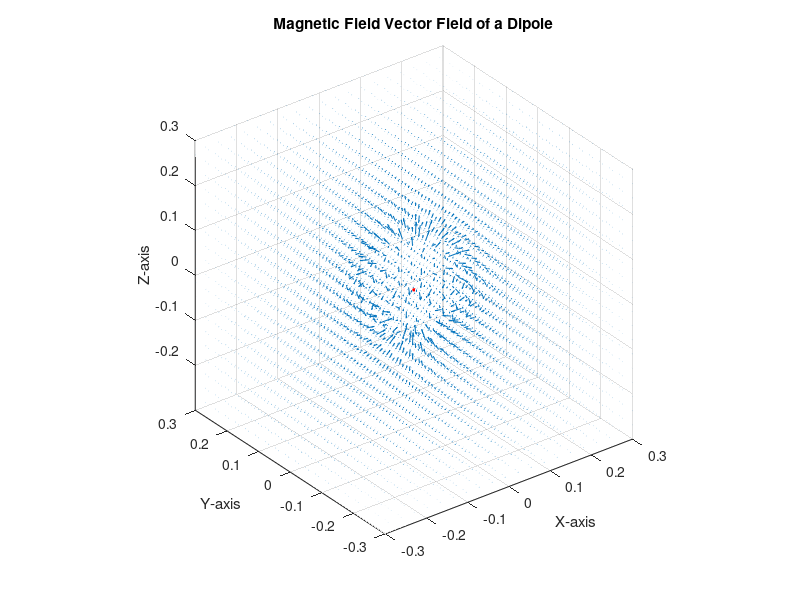
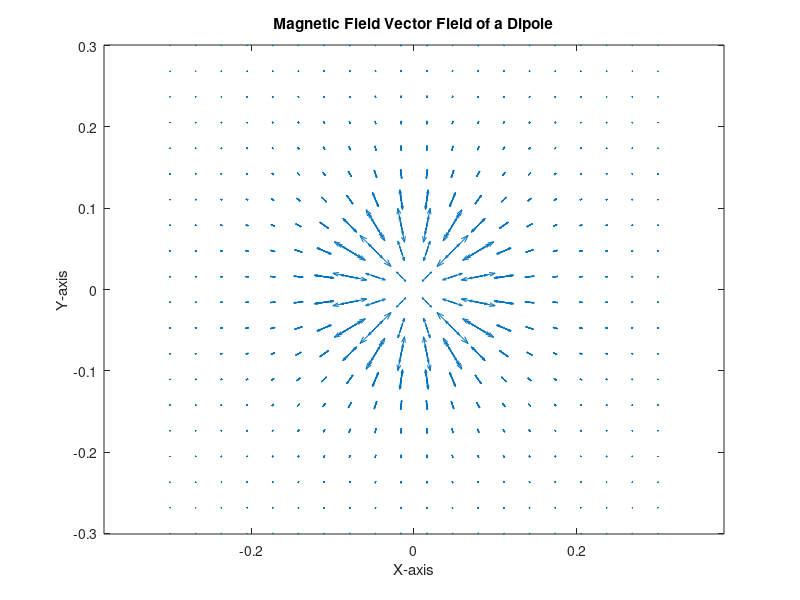
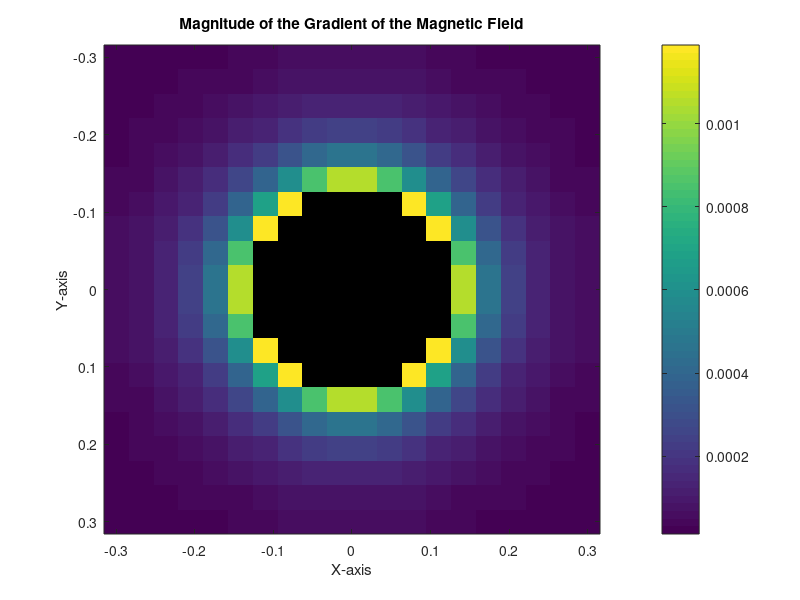
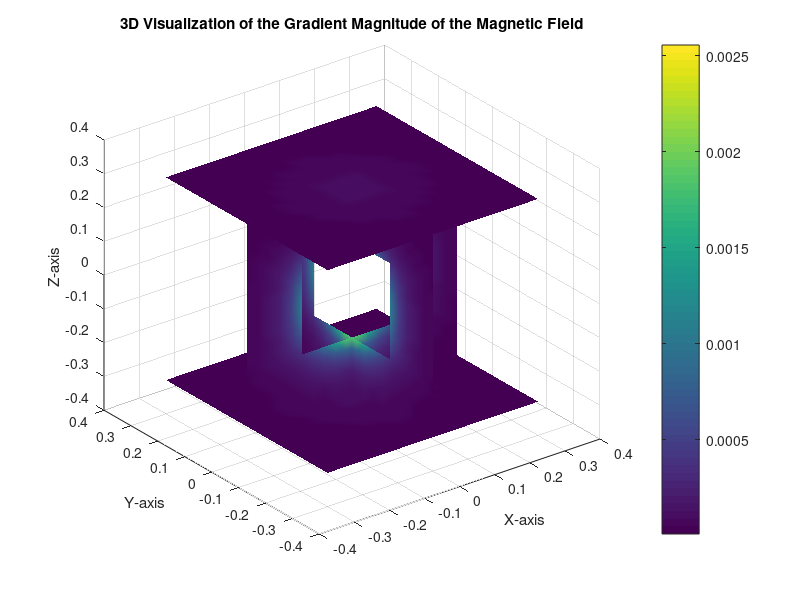

Source code (MATLAB) for these figures, in order: (Note: this script raises an error after producing the figures.)
close all;
clear;
clc;

% Parameters
mu0 = 4*pi*1e-7; % Permeability of free space
m = [0, 0, 1];   % Magnetic moment vector (aligned along z-axis)

% Grid
[x, y, z] = meshgrid(linspace(-0.3, 0.3, 20), linspace(-0.3, 0.3, 20), linspace(-0.3, 0.3, 20));

% Calculate field components
r = sqrt(x.^2 + y.^2 + z.^2);
rx = x./r; ry = y./r; rz = z./r;

Bx = mu0/(4*pi) * (3*(m(1)*rx + m(2)*ry + m(3)*rz).*rx - m(1))./r.^3;
By = mu0/(4*pi) * (3*(m(1)*rx + m(2)*ry + m(3)*rz).*ry - m(2))./r.^3;
Bz = mu0/(4*pi) * (3*(m(1)*rx + m(2)*ry + m(3)*rz).*rz - m(3))./r.^3;

% Remove singularities
Bx(r<0.1) = NaN;
By(r<0.1) = NaN;
Bz(r<0.1) = NaN;

% Plotting
figure(1)
quiver3(x, y, z, Bx, By, Bz);
hold on;
plot3(0, 0, 0, 'ro', 'MarkerSize', 2, 'MarkerFaceColor', 'r'); % First dipole position
hold off
axis equal;
xlabel('X-axis');
ylabel('Y-axis');
zlabel('Z-axis');
title('Magnetic Field Vector Field of a Dipole');

% Plotting
figure(2)
quiver(x, y,Bx, By);
axis equal;
xlabel('X-axis');
ylabel('Y-axis');
title('Magnetic Field Vector Field of a Dipole');


% Calculate the gradients
[gradBx_x, gradBx_y, gradBx_z] = gradient(Bx, x(1,:,1), y(:,1,1), z(1,1,:));
[gradBy_x, gradBy_y, gradBy_z] = gradient(By, x(1,:,1), y(:,1,1), z(1,1,:));
[gradBz_x, gradBz_y, gradBz_z] = gradient(Bz, x(1,:,1), y(:,1,1), z(1,1,:));

% Compute the magnitude of the gradient
gradB_magnitude = sqrt(gradBx_x.^2 + gradBx_y.^2 + gradBx_z.^2 + ...
                       gradBy_x.^2 + gradBy_y.^2 + gradBy_z.^2 + ...
                       gradBz_x.^2 + gradBz_y.^2 + gradBz_z.^2);

% Visualize the gradient magnitude
% For a 2D visualization on the xy-plane (z=0) choose one slice
sliceIndex = find(abs(z(1,1,:) - 0) == min(abs(z(1,1,:) - 0)), 1);
figure(3);
imagesc(linspace(-0.3, 0.3, 20), linspace(-0.3, 0.3, 20), squeeze(gradB_magnitude(:,:,sliceIndex)));
colorbar;
xlabel('X-axis');
ylabel('Y-axis');
title('Magnitude of the Gradient of the Magnetic Field');

% Visualize the gradient magnitude in 3D
figure(4);
% Define slice positions (modify as needed)
sx = 0; % Slice along X at x=0
sy = 0; % Slice along Y at y=0
sz = [min(z(:)) max(z(:))]; % Slices along Z covering the full range
slice(x, y, z, gradB_magnitude, sx, sy, sz);
shading interp; % Interpolates colors across faces of slice
colorbar; % Show color scale
xlabel('X-axis');
ylabel('Y-axis');
zlabel('Z-axis');
title('3D Visualization of the Gradient Magnitude of the Magnetic Field');


% Set up the figure for animation
figure(5);
colormap jet; % Set the colormap

% Define fixed axis limits based on your data range
xLimits = [min(x(:)), max(x(:))];
yLimits = [min(y(:)), max(y(:))];
zLimits = [min(z(:)), max(z(:))];

% Animation parameters
zSlices = linspace(min(z(:)), max(z(:)), 50); % Define z-slices to animate through
nFrames = length(zSlices);

% Prepare VideoWriter
v = VideoWriter('magnetic_field_gradient_animation.avi');
open(v);

% Animate through z-slices
for i = 1:nFrames
    % Clear the current figure
    clf;
    
    % Slice parameters for current frame
    sz = zSlices(i);
    
    % Draw the current slice
    quiver3(x, y, z, Bx, By, Bz);
    hold on;
    hs = slice(x, y, z, gradB_magnitude, [], [], sz);
    shading interp; % Smooths the color transition
    colorbar; % Show color scale
    xlabel('X-axis');
    ylabel('Y-axis');
    zlabel('Z-axis');
    % Set fixed axis limits
    xlim(xLimits);
    ylim(yLimits);
    zlim(zLimits);
    title(sprintf('Gradient Magnitude at Z = %.2f', sz));
    clim([min(gradB_magnitude(:)), max(gradB_magnitude(:))]); % Fix color axis

    % Adjust the alpha value for each slice
    for j = 1:length(hs)
        hs(j).FaceAlpha = 0.5; % Set transparency to 0.5
    end

    drawnow; % Update the figure window
    
    % Capture the current frame for the video
    frame = getframe(gcf);
    writeVideo(v, frame);
end

% Close the video file
close(v);


% Set up the figure for animation x axis
figure(6);
colormap jet; % Set the colormap 

% Define fixed axis limits based on your data range
xLimits = [min(x(:)), max(x(:))];
yLimits = [min(y(:)), max(y(:))];
zLimits = [min(z(:)), max(z(:))];

% Animation parameters
xSlices = linspace(min(x(:)), max(x(:)), 50); % Define x-slices to animate through
nFrames = length(xSlices);

% Prepare VideoWriter if you wish to save the animation
v = VideoWriter('magnetic_field_gradient_animation_x-axis.avi');
open(v);

% Animate through x-slices
for i = 1:nFrames
    % Clear the current figure
    clf;
    
    % Draw the current slice
    quiver3(x, y, z, Bx, By, Bz);
    hold on;
    hs = slice(x, y, z, gradB_magnitude, xSlices(i), [], []);
    shading interp; % Smooths the color transition
    colorbar; % Show color scale
    xlabel('X-axis');
    ylabel('Y-axis');
    zlabel('Z-axis');
    title(sprintf('Gradient Magnitude at X = %.2f', xSlices(i)));
    
    % Set fixed axis limits
    xlim(xLimits);
    ylim(yLimits);
    zlim(zLimits);
    
    % fix the color axis for consistent coloring
    clim([min(gradB_magnitude(:)), max(gradB_magnitude(:))]);

    % Adjust the alpha value for each slice
    for j = 1:length(hs)
        hs(j).FaceAlpha = 0.5; % Set transparency to 0.5
    end

    drawnow; % Update the figure window
    
    % Capture the current frame for the video
    frame = getframe(gcf);
    writeVideo(v, frame);
end

% Close the video file
close(v);

% Set up the figure for animation x axis
figure(7);
colormap jet; % Set the colormap

% Define fixed axis limits based on your data range
xLimits = [min(x(:)), max(x(:))];
yLimits = [min(y(:)), max(y(:))];
zLimits = [min(z(:)), max(z(:))];

% Animation parameters
YSlices = linspace(min(y(:)), max(y(:)), 50); % Define y-slices to animate through
nFrames = length(YSlices);

% Prepare VideoWriter if you wish to save the animation
v = VideoWriter('magnetic_field_gradient_animation_y-axis.avi');
open(v);

% Animate through y-slices
for i = 1:nFrames
    % Clear the current figure
    clf;
    
    % Draw the current slice
    quiver3(x, y, z, Bx, By, Bz);
    hold on;
    hs = slice(x, y, z, gradB_magnitude,[], YSlices(nFrames+1-i),  []);
    shading interp; % Smooths the color transition
    colorbar; % Show color scale
    xlabel('X-axis');
    ylabel('Y-axis');
    zlabel('Z-axis');
    title(sprintf('Gradient Magnitude at Y = %.2f', YSlices(nFrames+1-i)));
    
    % Set fixed axis limits
    xlim(xLimits);
    ylim(yLimits);
    zlim(zLimits);
    
    % fix the color axis for consistent coloring
    clim([min(gradB_magnitude(:)), max(gradB_magnitude(:))]);

    % Adjust the alpha value for each slice
    for j = 1:length(hs)
        hs(j).FaceAlpha = 0.5; % Set transparency to 0.5
    end
    
    hold off; % Release the figure for next update
    
    drawnow; % Update the figure window
    
    % Capture the current frame for the video
    frame = getframe(gcf);
    writeVideo(v, frame);
end

% Close the video file
close(v);

% Set up the figure for animation
figure(8);
colormap jet; % Set the colormap

% Define fixed axis limits based on your data range
xLimits = [min(x(:)), max(x(:))];
yLimits = [min(y(:)), max(y(:))];
zLimits = [min(z(:)), max(z(:))];

% Animation parameters
nFrames = 50; % Define number of frames for the animation
xSlices = linspace(min(x(:)), max(x(:)), nFrames);
ySlices = linspace(min(y(:)), max(y(:)), nFrames);
zSlices = linspace(min(z(:)), max(z(:)), nFrames);

% Prepare VideoWriter if you wish to save the animation
v = VideoWriter('magnetic_field_gradient_animation_xyz-axis_transparent.avi');
open(v);

% Animate through slices
for i = 1:nFrames
    % Clear the current figure
    clf;
    
    % Draw the magnetic field vectors
    quiver3(x, y, z, Bx, By, Bz, 'k');
    hold on;
    
    % Overlay the slices of the gradient magnitude
    hs = slice(x, y, z, gradB_magnitude, xSlices(i), ySlices(nFrames+1-i), zSlices(i));
    shading interp; % Smooths the color transition
    colorbar; % Show color scale
    xlabel('X-axis');
    ylabel('Y-axis');
    zlabel('Z-axis');
    title(sprintf('Gradient Magnitude at Frame %d', i));
    
    % Set fixed axis limits
    xlim(xLimits);
    ylim(yLimits);
    zlim(zLimits);
    
    % fix the color axis for consistent coloring
    clim([min(gradB_magnitude(:)), max(gradB_magnitude(:))]);
    
    % Adjust the alpha value for each slice
    for j = 1:length(hs)
        hs(j).FaceAlpha = 0.5; % Set transparency to 0.5
    end
    
    hold off; % Release the figure for next update
    
    drawnow; % Update the figure window
    
    % Capture the current frame for the video
    frame = getframe(gcf);
    writeVideo(v, frame);
end

% Close the video file
close(v);


